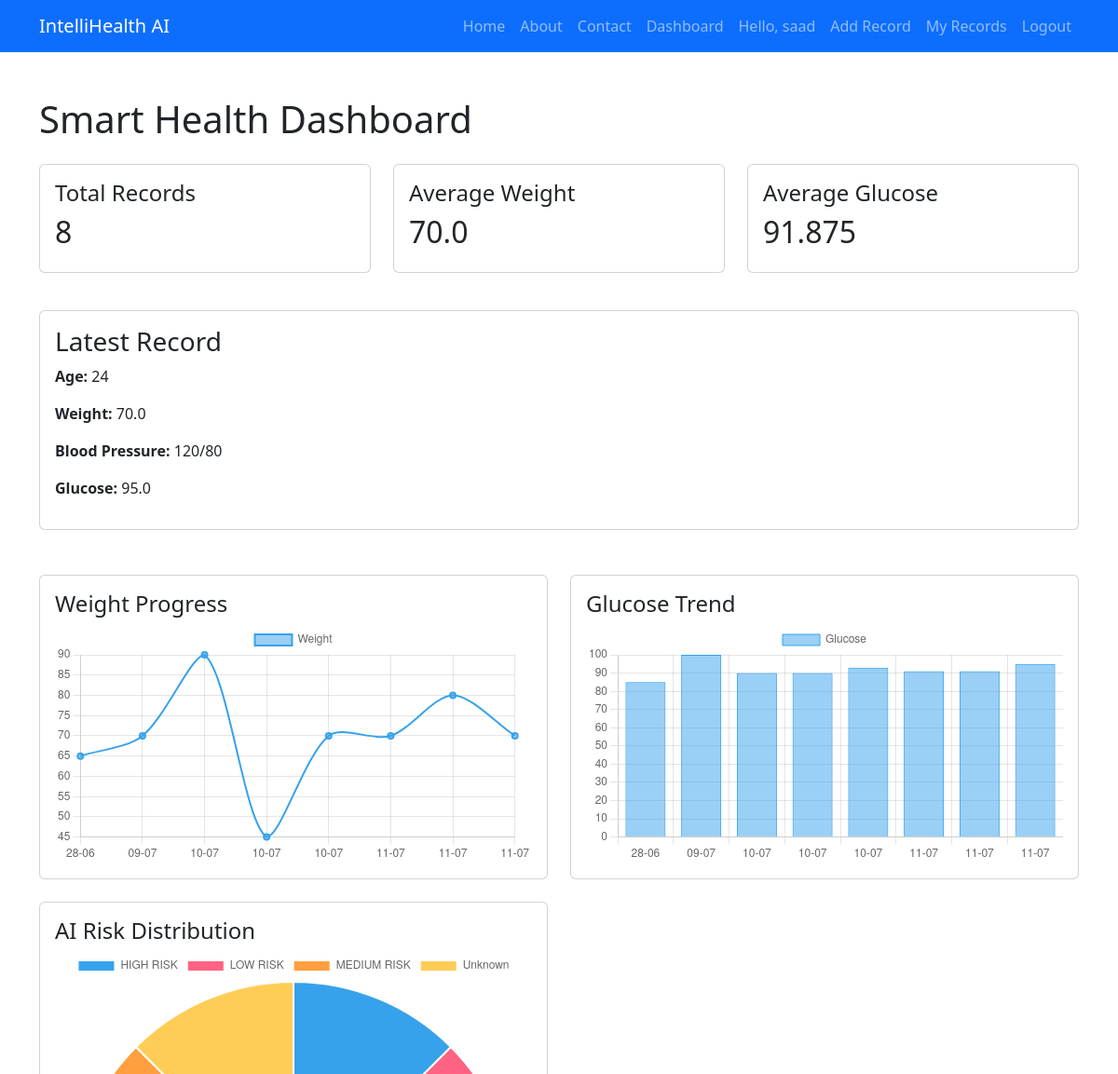
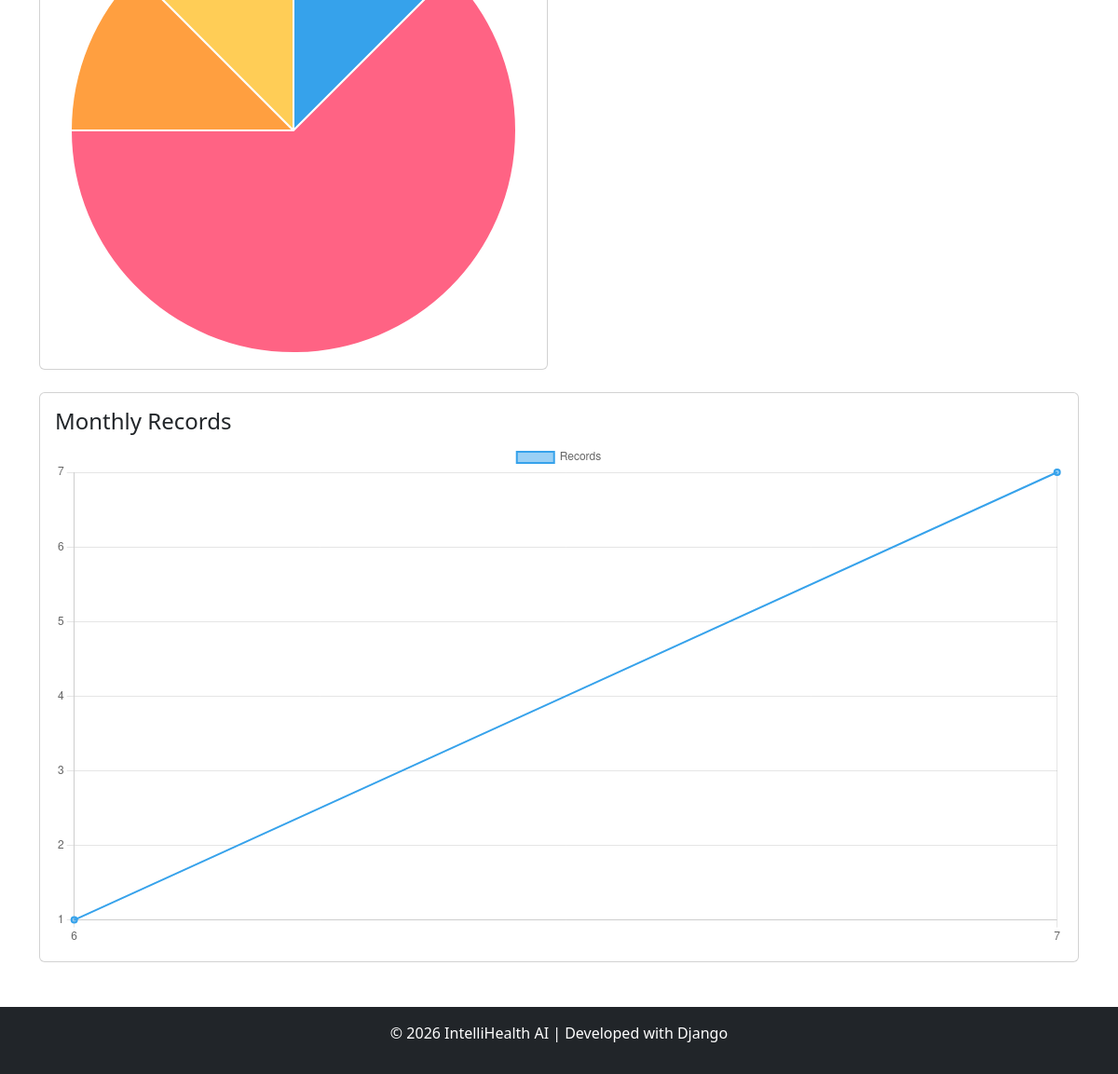
/health/dashboard/ (signed in), run on the app's committed database (2 pictures, top to bottom).
### health_records/models.py (models this page shows, shortened)
class HealthRecord(models.Model):
    user = models.ForeignKey(
        User,
        on_delete=models.CASCADE
    )
    age = models.IntegerField()
    weight = models.FloatField()
    height = models.FloatField()
    blood_pressure = models.CharField(
        max_length=20
    )
    glucose_level = models.FloatField()
    risk = models.CharField(
    max_length=20,
    default='Unknown'
    )
    created_at = models.DateTimeField(
        auto_now_add=True
    )

### health_records/views.py (the view)
@login_required
def dashboard(request):
    records = HealthRecord.objects.filter(
        user=request.user
    )
    total_records = records.count()
    avg_weight = records.aggregate(
        Avg('weight')
    )['weight__avg']
    avg_glucose = records.aggregate(
        Avg('glucose_level')
    )['glucose_level__avg']
    latest_record = records.order_by(
        '-created_at'
    ).first()
    weights = list(records.values_list('weight', flat=True))
    glucose = list(records.values_list('glucose_level', flat=True))
    dates = [
        record.created_at.strftime("%d-%m")
        for record in records
    ]
    risk_counts = HealthRecord.objects.filter(
    user=request.user
        ).values('risk').annotate(
    total=Count('risk')
    )
    risk_labels = []
    risk_values = []
    for item in risk_counts:
        risk_labels.append(item['risk'])
        risk_values.append(item['total'])
    monthly_data = records.annotate(
    month=ExtractMonth('created_at')
        ).values('month').annotate(
    total=Count('id')
        ).order_by('month')
    months = []
    monthly_counts = []
    for item in monthly_data:
        months.append(item['month'])
        monthly_counts.append(item['total'])
    context = {
    'total_records': total_records,
    'avg_weight': avg_weight,
    'avg_glucose': avg_glucose,
    'latest_record': latest_record,
    'dates': json.dumps(dates),
    'weights': json.dumps(weights),
    'glucose': json.dumps(glucose),
    'risk_labels': json.dumps(risk_labels),
    'risk_values': json.dumps(risk_values),
    'months': json.dumps(months),
    'monthly_counts': json.dumps(monthly_counts),
    }
    return render(
        request,
        'health_records/dashboard.html',
        context
    )

### templates/health_records/dashboard.html
{% extends 'base.html' %}
{% block content %}
<h1 class="mb-4">
    Smart Health Dashboard
</h1>
<div class="row">
    <div class="col-md-4">
        <div class="card p-3 mb-3">
            <h4>Total Records</h4>
            <h2>{{ total_records }}</h2>
        </div>
    </div>
    <div class="col-md-4">
        <div class="card p-3 mb-3">
            <h4>Average Weight</h4>
            <h2>{{ avg_weight }}</h2>
        </div>
    </div>
    <div class="col-md-4">
        <div class="card p-3 mb-3">
            <h4>Average Glucose</h4>
            <h2>{{ avg_glucose }}</h2>
        </div>
    </div>
</div>
{% if latest_record %}
<div class="card mt-4 p-3">
    <h3>Latest Record</h3>
    <p><b>Age:</b> {{ latest_record.age }}</p>
    <p><b>Weight:</b> {{ latest_record.weight }}</p>
    <p><b>Blood Pressure:</b>
       {{ latest_record.blood_pressure }}
    </p>
    <p><b>Glucose:</b>
       {{ latest_record.glucose_level }}
    </p>
</div>
<div class="row mt-5">
    <div class="col-md-6">
        <div class="card p-3">
            <h4>Weight Progress</h4>
            <canvas id="weightChart"></canvas>
        </div>
    </div>
    <div class="col-md-6">
        <div class="card p-3">
            <h4>Glucose Trend</h4>
            <canvas id="glucoseChart"></canvas>
        </div>
    </div>
</div>
<div class="row mt-4">
    <div class="col-md-6">
        <div class="card p-3">
            <h4>AI Risk Distribution</h4>
            <canvas id="riskChart"></canvas>
        </div>
    </div>
</div>
<div class="row mt-4">
    <div class="col-md-12">
        <div class="card p-3">
            <h4>Monthly Records</h4>
            <canvas id="monthlyChart"></canvas>
        </div>
    </div>
</div>
{% endif %}
<script>
document.addEventListener("DOMContentLoaded", function () {
    const chartDates = JSON.parse('{{ dates|escapejs }}');
    const chartWeights = JSON.parse('{{ weights|escapejs }}');
    const chartGlucose = JSON.parse('{{ glucose|escapejs }}');
    const riskLabels = JSON.parse('{{ risk_labels|escapejs }}');
    const riskValues = JSON.parse('{{ risk_values|escapejs }}');
    new Chart(document.getElementById('weightChart'), {
        type: 'line',
        data: {
            labels: chartDates,
            datasets: [{
                label: 'Weight',
                data: chartWeights,
                borderWidth: 2,
                tension: 0.3
            }]
        }
    });
    new Chart(document.getElementById('glucoseChart'), {
        type: 'bar',
        data: {
            labels: chartDates,
            datasets: [{
                label: 'Glucose',
                data: chartGlucose,
                borderWidth: 1
            }]
        }
    });
    new Chart(document.getElementById('riskChart'), {
        type: 'pie',
        data: {
            labels: riskLabels,
            datasets: [{
                data: riskValues
            }]
        }
    });
    const months = JSON.parse('{{ months|escapejs }}');
const monthlyCounts = JSON.parse('{{ monthly_counts|escapejs }}');
new Chart(document.getElementById('monthlyChart'), {
    type: 'line',
    data: {
        labels: months,
        datasets: [{
            label: 'Records',
            data: monthlyCounts,
            borderWidth: 2,
            tension: 0.3
        }]
    }
});
});
</script>
{% endblock %}

### templates/base.html (shortened to what this page needs)
<!DOCTYPE html>
<html lang="en">
    {% load static %}
<head>
     <link rel="stylesheet" href="{% static 'css/style.css' %}">
    <link href="https://cdn.jsdelivr.net/npm/bootstrap@5.3.8/dist/css/bootstrap.min.css" rel="stylesheet">
</head>
<body>
    <nav class="navbar navbar-expand-lg navbar-dark bg-primary">
        <div class="container">
            <a class="navbar-brand" href="/">IntelliHealth AI</a>
            <div class="collapse navbar-collapse" id="navbarNav">
                <ul class="navbar-nav ms-auto">
                    <li class="nav-item">
                        <a class="nav-link" href="/">Home</a>
                    </li>
                    <li class="nav-item">
                        <a class="nav-link" href="/about/">About</a>
                    </li>
                    <li class="nav-item">
                        <a class="nav-link" href="/contact/">Contact</a>
                    </li>
                    {% if user.is_authenticated %}
                    <li class="nav-item">
                        <a class="nav-link"
                            href="/health/dashboard/">
                                Dashboard
                        </a>
                    </li>
                    <li class="nav-item">
                        <a class="nav-link">
                             Hello, {{ user.username }}
                        </a>
                    </li>
                    <li class="nav-item">
                        <a class="nav-link" href="/health/add/">
                            Add Record
                        </a>
                    </li>
                    <li class="nav-item">
                        <a class="nav-link" href="/health/my-records/">
                            My Records
                        </a>
                    </li>
                    <li class="nav-item">
                        <a class="nav-link" href="/accounts/logout/">
                            Logout
                        </a>
                    </li>
                    {% endif %}
                </ul>
            </div>
        </div>
    </nav>
    <div class="container mt-5">
        {% block content %}
        {% endblock %}
    </div>
    <footer class="bg-dark text-white text-center p-3 mt-5">
    <p>
        © 2026 IntelliHealth AI | Developed with Django
    </p>
    </footer>
</body>
</html>

### static/css/style.css (style rules this page uses)
body { background-color: #f8f9fa; }
footer { margin-top: 100px; }

### data on the page
HealthRecord: age "24", weight "70.0", blood_pressure "120/80", glucose_level "95.0"

### other printed values
{{ user.username }} "saad"
{{ total_records }} "8"
{{ avg_weight }} "70.0"
{{ avg_glucose }} "91.875"
chart data {{ weights|escapejs }} [65.0, 70.0, 90.0, 45.0, 70.0, 70.0, 80.0, 70.0]
chart data {{ glucose|escapejs }} [85.0, 100.0, 90.0, 90.0, 93.0, 91.0, 91.0, 95.0]
